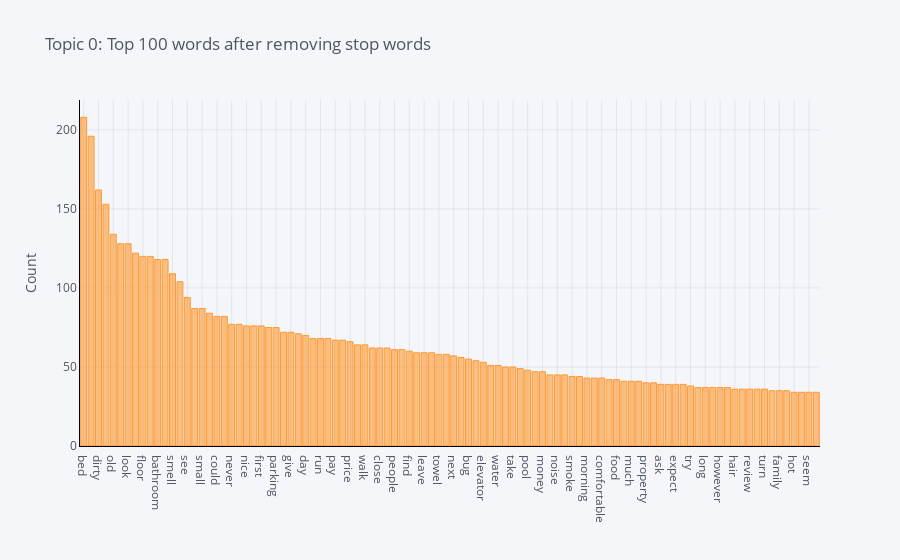

Write notebook code for a chart like this one.
### Code cell
plot_model(model=lda3, plot = 'frequency', topic_num = 'Topic 0')

### Figure 1 — Plotly figure (JSON) as saved in the notebook; plotly's stock layout.template omitted (floating-point values rounded to 4 significant figures)
{"data": [{"marker": {"color": "rgba(255, 153, 51, 0.6)", "line": {"color": "rgba(255, 153, 51, 1.0)", "width": 1}}, "name": "count", "orientation": "v", "text": "", "type": "bar", "x": ["bed", "clean", "dirty", "place", "old", "need", "look", "check", "floor", "door", "bathroom", "well", "smell", "breakfast", "see", "location", "small", "work", "could", "time", "never", "even", "nice", "sleep", "first", "come", "parking", "shower", "give", "area", "day", "really", "run", "ever", "pay", "back", "price", "feel", "walk", "carpet", "close", "say", "people", "sheet", "find", "stain", "leave", "want", "towel", "also", "next", "book", "bug", "use", "elevator", "friendly", "water", "tell", "take", "wall", "pool", "thing", "money", "keep", "noise", "window", "smoke", "lobby", "morning", "tv", "comfortable", "terrible", "food", "put", "much", "experience", "property", "call", "ask", "motel", "expect", "light", "try", "loud", "long", "open", "however", "service", "hair", "break", "review", "guest", "turn", "poor", "family", "many", "hot", "pillow", "seem", "car"], "y": [208, 196, 162, 153, 134, 128, 128, 122, 120, 120, 118, 118, 109, 104, 94, 87, 87, 84, 82, 82, 77, 77, 76, 76, 76, 75, 75, 72, 72, 71, 70, 68, 68, 68, 67, 67, 66, 64, 64, 62, 62, 62, 61, 61, 60, 59, 59, 59, 58, 58, 57, 56, 55, 54, 53, 51, 51, 50, 50, 49, 48, 47, 47, 45, 45, 45, 44, 44, 43, 43, 43, 42, 42, 41, 41, 41, 40, 40, 39, 39, 39, 39, 38, 37, 37, 37, 37, 37, 36, 36, 36, 36, 36, 35, 35, 35, 34, 34, 34, 34]}], "layout": {"autosize": true, "legend": {"bgcolor": "#F5F6F9", "font": {"color": "#4D5663"}}, "paper_bgcolor": "#F5F6F9", "plot_bgcolor": "#F5F6F9", "title": {"font": {"color": "#4D5663"}, "text": "Topic 0: Top 100 words after removing stop words"}, "xaxis": {"autorange": true, "gridcolor": "#E1E5ED", "linecolor": "black", "range": [-0.5, 99.5], "showgrid": true, "tickfont": {"color": "#4D5663"}, "title": {"font": {"color": "#4D5663"}, "text": ""}, "type": "category", "zerolinecolor": "#E1E5ED"}, "yaxis": {"autorange": true, "gridcolor": "#E1E5ED", "linecolor": "black", "range": [0, 218.9], "showgrid": true, "tickfont": {"color": "#4D5663"}, "title": {"font": {"color": "#4D5663"}, "text": "Count"}, "type": "linear", "zerolinecolor": "#E1E5ED"}}}
